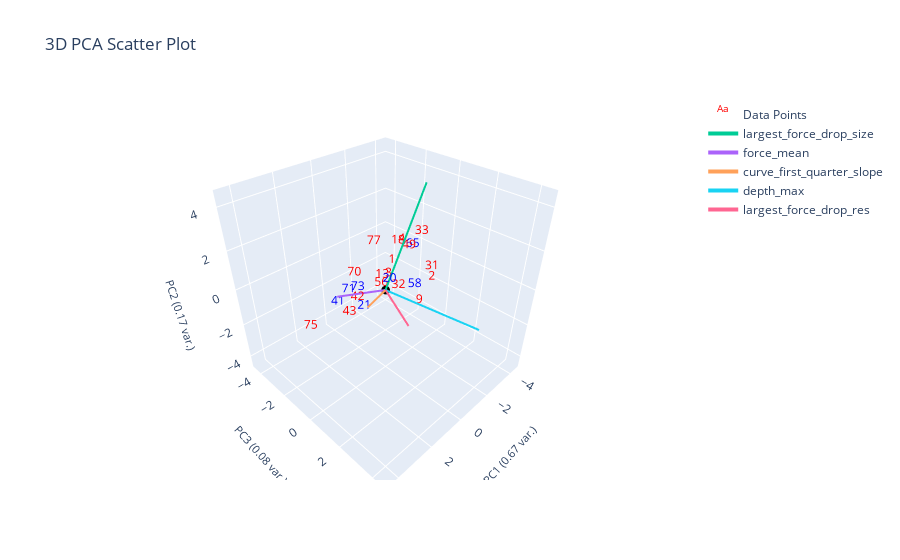

Here is the notebook cell this chart was saved with:
### Markdown cell above
# Flaky

### Code cell
from sklearn.neighbors import NearestCentroid

ylabel_name = "flake"
data_with_popcorn_label = data_features[data_features[ylabel_name].notna()]

popcorn_x = plotting.extract_numerical_features(data_with_popcorn_label).values
popcorn_ylabels = data_with_popcorn_label[ylabel_name].astype(int)

nc = NearestCentroid()
nc.fit(popcorn_x, popcorn_ylabels)

nc_predictions = pd.Series(nc.predict(clustering_features.values))
proba = np.round(nc.predict_proba(clustering_features), 2)

# proba = pd.DataFrame(data=proba, columns=nc.classes, index=data_without_op)
centroids = pd.DataFrame(data=nc.centroids_, columns=clustering_features.columns)
centroids[f'{ylabel_name}_nums'] = nc.classes_

changed_ylabel_idxs = loss(nc_predictions, popcorn_ylabels)
corrected_predctions = correct_pseudo_ylabels_to_actual(nc_predictions, popcorn_ylabels, changed_ylabel_idxs)

# plotting.plot_specific_curves([4], curve_data, data_features, color='green')

# print(data_with_popcorn_label[data_with_popcorn_label[ylabel_name]].index)
# print(data_with_popcorn_label[~data_with_popcorn_label[ylabel_name]].index)

# plotting labeled data only
plotting.plot_cluster_subplots(
                            popcorn_ylabels, 
                            curve_data, 
                            filename_list,
                            title='Flaky',
                            cluster_category_names=[f"No {ylabel_name}", f"Yes {ylabel_name}"], 
                            bold_idxs=popcorn_ylabels.index,
                            )
plotting.plot_pca(data_with_popcorn_label, popcorn_ylabels, 3, "", ylabel_name, )

### Figure 1 — Plotly figure (JSON) as saved in the notebook; plotly's stock layout.template omitted (floating-point values rounded to 4 significant figures)
{"data": [{"mode": "text", "name": "Data Points", "text": ["1", "2", "3", "4", "9", "13", "18", "20", "21", "31", "32", "33", "41", "42", "43", "49", "56", "58", "65", "70", "71", "73", "75", "77"], "textfont": {"color": ["red", "red", "red", "red", "red", "red", "red", "blue", "blue", "red", "red", "red", "blue", "red", "red", "red", "red", "blue", "blue", "red", "blue", "blue", "red", "red"], "size": 12}, "type": "scatter3d", "x": [-0.5862, -2.271, -0.6358, -1.542, -1.873, 0.3734, -1.177, 0.4643, 1.935, -2.377, 0.1106, -2.137, 2.379, 1.951, 2.642, -1.538, -0.6437, -1.418, -1.746, 1.324, 1.301, 0.51, 4.71, 0.2446], "y": [-0.2314, 0.8177, -0.4455, -0.4979, 0.4588, 0.1788, -0.3686, 0.701, 0.6103, 0.6367, 0.8982, 0.1706, -0.5839, 0.2885, 0.5484, -0.04647, -0.9356, 0.5118, 0.0009937, -0.5737, -1.132, -1.336, 0.7985, -0.4689], "z": [0.4202, -0.8236, -0.4523, 0.9928, -2.216, 0.2871, 1.124, 0.3797, -0.2949, -0.367, -0.03003, 1.449, -0.4981, -0.004577, -0.2416, 0.8509, -1.253, -0.9787, 0.853, 0.502, -0.7071, -1.108, 0.4578, 1.658]}, {"marker": {"color": "black", "size": 3}, "mode": "markers", "name": "Origin", "showlegend": false, "type": "scatter3d", "x": [0], "y": [0], "z": [0]}, {"line": {"width": 4}, "mode": "lines+text", "name": "largest_force_drop_size", "textposition": "top center", "type": "scatter3d", "x": [0, -2.107], "y": [0, 0.2835], "z": [0, 4.505]}, {"line": {"width": 4}, "mode": "lines+text", "name": "force_mean", "textposition": "top center", "type": "scatter3d", "x": [0, 2.755], "y": [0, 0.04958], "z": [0, 1.074]}, {"line": {"width": 4}, "mode": "lines+text", "name": "curve_first_quarter_slope", "textposition": "top center", "type": "scatter3d", "x": [0, 1.956], "y": [0, 0.9442], "z": [0, 0.5931]}, {"line": {"width": 4}, "mode": "lines+text", "name": "depth_max", "textposition": "top center", "type": "scatter3d", "x": [0, -2.209], "y": [0, 3.667], "z": [0, -1.448]}, {"line": {"width": 4}, "mode": "lines+text", "name": "largest_force_drop_res", "textposition": "top center", "type": "scatter3d", "x": [0, 2.065], "y": [0, 3.252], "z": [0, 1.052]}], "layout": {"autosize": true, "scene": {"aspectmode": "cube", "xaxis": {"range": [-4.71, 4.71], "title": {"font": {"size": 11}, "text": "PC1 (0.67 var.)"}}, "yaxis": {"range": [-4.71, 4.71], "title": {"font": {"size": 11}, "text": "PC3 (0.08 var.)"}}, "zaxis": {"range": [-4.71, 4.71], "title": {"font": {"size": 11}, "text": "PC2 (0.17 var.)"}}}, "title": {"text": "3D PCA Scatter Plot"}}}
